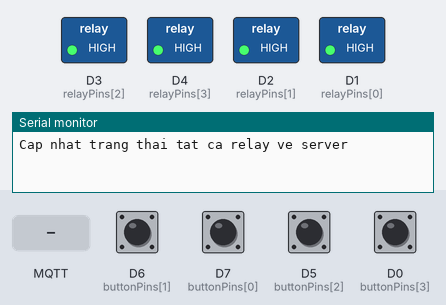
The sketch below on a simulated ESP8266 (NodeMCU). Shown: switched loads named in the sketch (green lamp = pin HIGH), the last lines printed to the serial monitor. The test bench sets the inputs (shaded band); at power-on: D0 (buttonPins[3]), D5 (buttonPins[2]), D6 (buttonPins[1]), D7 (buttonPins[0]) LOW. WiFi joins after 1.5 s; servers stay silent unless stated; no MQTT or app messages arrive unless stated.

Above: at 3.7 s.
3.8 s: D6 (buttonPins[1]) pulled HIGH for 0.15 s
At 4.1 s:
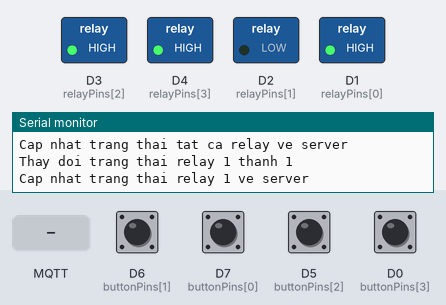
5.4 s: MQTT message "1" arrives on the first subscribed topic
At 6.5 s:
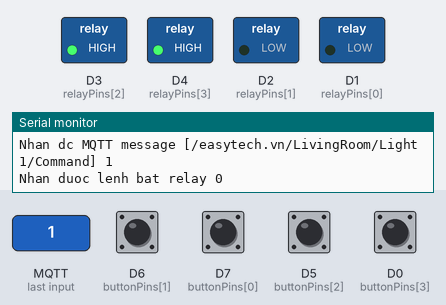
6.9 s: D5 (buttonPins[2]) pulled HIGH for 0.15 s
At 7.6 s:
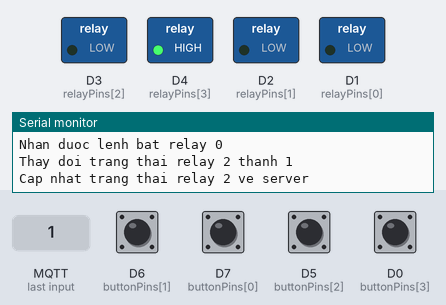
8.5 s: D7 (buttonPins[0]) pulled HIGH for 0.15 s
At 8.8 s:
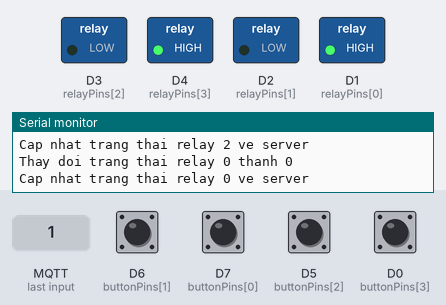
10.1 s: D0 (buttonPins[3]) pulled HIGH for 0.15 s
At 11.3 s:
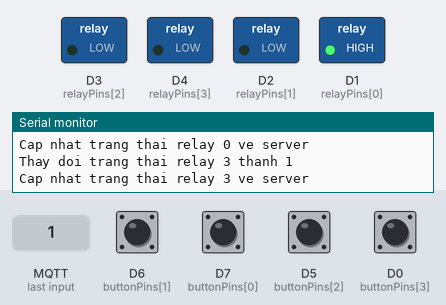
11.7 s: MQTT message "0" arrives on the second subscribed topic
At 12.5 s:
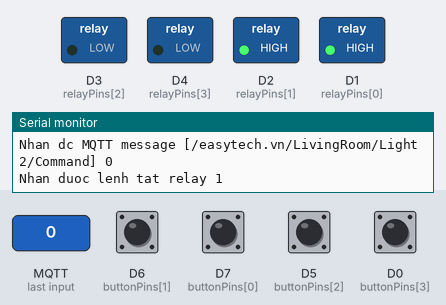
Timing chart, 0 to 14.2 s (numbered marks = the images above; inputs shaded):
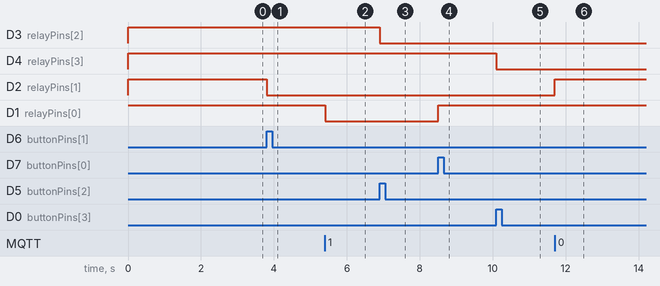

The sketch:

rocky_sample_code.ino
```cpp
#include <ESP8266WiFi.h>
#include <WiFiClient.h>
#include <ESP8266mDNS.h>
#include <WiFiUdp.h>
#include <ArduinoOTA.h>
#include <IPAddress.h>
#include <PubSubClient.h>

// Khai báo các chân nối với nút cảm ứng và relay
const byte buttonPins[4] = {D7, D6, D5, D0};
const byte relayPins[4]  = {D1, D2, D3, D4};

const char* WIFI_SSID = "Sandiego";
const char* WIFI_PWD = "0988807067";

// Cấu hình cho giao thức MQTT
const char* clientId = "RockySwitch1";
const char* mqttServer = "192.168.1.110";
const int mqttPort = 1883;
// Username và password để kết nối đến MQTT server nếu server có
// bật chế độ xác thực trên MQTT server
// Nếu không dùng thì cứ để vậy
const char* mqttUsername = "<MQTT_BROKER_USERNAME>";
const char* mqttPassword = "<MQTT_BROKER_PASSWORD>";

// MQTT topic để cập nhật trạng thái công tắc về server
const char* relayStatusTopics[] = {
  "/easytech.vn/LivingRoom/Light1/Status",
  "/easytech.vn/LivingRoom/Light2/Status",
  "/easytech.vn/LivingRoom/Light3/Status",
  "/easytech.vn/LivingRoom/Light4/Status",
};

// MQTT topic để nhận lệnh điều khiển bật tắt công tắc từ server
const char* relayCmdTopics[] = {
  "/easytech.vn/LivingRoom/Light1/Command",
  "/easytech.vn/LivingRoom/Light2/Command",
  "/easytech.vn/LivingRoom/Light3/Command",
  "/easytech.vn/LivingRoom/Light4/Command"
};

WiFiClient espClient;
PubSubClient client(espClient);

// Lưu trạng thái hiện tại của relay
byte relayStatus[4] = {0, 0, 0, 0};

void setup() {
  Serial.begin(115200);

  // Thiết lập chế độ hoạt động của các chân nối với relay và công tắc cảm ứng
  for(int i=0; i<sizeof(relayPins); i++)
  {
    pinMode(relayPins[i], OUTPUT);
    pinMode(buttonPins[i], INPUT);
    digitalWrite(relayPins[i], HIGH); //tắt các relay khi bắt đầu
  }

  connectWifi();
}

void loop() {

  // Kiểm tra xem có message từ MQTT server
  if (client.connected()) {
    client.loop();
  }

  // Đọc trạng thái các nút nhấn và xử lý
  boolean buttonPressed = false;
  for (byte i=0; i<sizeof(buttonPins); i++)
  {
    byte reading;

    reading = digitalRead(buttonPins[i]);

    // Nếu phát hiện nút nào được nhấn thì đảo trạng thái relay về
    // cập nhật trạng thái về server
    if( reading == HIGH)
    {
      // Đảo chiều trạng thái, nếu relay đang bật (LOW, 0) thì thành tắt (HIGH, 1)
      relayStatus[i] = 1 - relayStatus[i];
      digitalWrite(relayPins[i], 1 - relayStatus[i]);
      Serial.print("Thay doi trang thai relay "); Serial.print(i); Serial.print(" thanh "); Serial.println(relayStatus[i]);
      sendSingleStatusUpdate(i);
      delay(500);
    }
  }
}

void connectWifi() {
  Serial.print("Dang ket noi wifi "); Serial.print(WIFI_SSID);

  WiFi.begin(WIFI_SSID, WIFI_PWD);

  while (WiFi.status() != WL_CONNECTED) {
    delay(300);
    Serial.print(".");
  }
  Serial.println("thanh cong.");
  Serial.print("IP address: ");
  Serial.println(WiFi.localIP());

  Serial.print("Ket noi toi MQTT server...");

  client.setServer(mqttServer, mqttPort);
  client.setCallback(onMessageReceived);

  if (client.connect(clientId, mqttUsername, mqttPassword)) {
    Serial.println("thanh cong");

    for(int i=0; i<sizeof(relayPins); i++) {
      Serial.print("Dang ky nhan lenh dieu khien tu server thong qua topic: "); Serial.print(relayCmdTopics[i]);
      client.subscribe(relayCmdTopics[i]);
      Serial.println("... thanh cong");
      delay(200);
    }

    // Gửi cập nhật trạng thái về server khi ket noi thanh cong
    sendStatusUpdate();

  } else {
    Serial.print("that bai, error code ="); Serial.println(client.state());
  }
}

void onMessageReceived(char* topic, byte* payload, unsigned int length) {
  Serial.print("Nhan dc MQTT message [");
  Serial.print(topic);
  Serial.print("] ");
  for (int i = 0; i < length; i++) {
    Serial.print((char)payload[i]);
  }
  Serial.println();

  for(int i=0; i<sizeof(relayPins); i++) {
    if (strcmp(topic, relayCmdTopics[i]) == 0) {
      if ((char)payload[0] == '1') {
        Serial.print("Nhan duoc lenh bat relay "); Serial.println(i);
        digitalWrite(relayPins[i], LOW);
        relayStatus[i] = HIGH;
      } else if ((char)payload[0] == '0') {
        Serial.print("Nhan duoc lenh tat relay "); Serial.println(i);
        digitalWrite(relayPins[i], HIGH);
        relayStatus[i] = LOW;
      } else {
        Serial.print("Lenh nhan duoc khong hop le: "); Serial.println(payload[0]);
      }
      break;
    }
  }
}

/*
 *   Cập nhật trạng thái của tất cả relay về server
*/

void sendStatusUpdate()
{
  Serial.println("Cap nhat trang thai tat ca relay ve server");
  for(int i=0; i<sizeof(relayStatus); i++) {
    char status [4];
    sprintf (status, "%d", relayStatus[i]);
    client.publish(relayStatusTopics[i], status);
    delay(50);
  }
}


/*
 *   Cập nhật trạng thái của 1 relay về server
*/

void sendSingleStatusUpdate(int relayNo)
{
  Serial.print("Cap nhat trang thai relay "); Serial.print(relayNo); Serial.println(" ve server");
  char status [4];
  sprintf (status, "%d", relayStatus[relayNo]);
  client.publish(relayStatusTopics[relayNo], status);
}
```

Measured:
- after the input at 3.8 s, D2 (relayPins[1]): HIGH → LOW at once
- after the input at 5.4 s, D1 (relayPins[0]): HIGH → LOW at once
- after the input at 6.9 s, D3 (relayPins[2]): HIGH → LOW at once
- after the input at 8.5 s, D1 (relayPins[0]): LOW → HIGH at once
- after the input at 10.1 s, D4 (relayPins[3]): HIGH → LOW at once
- after the input at 11.7 s, D2 (relayPins[1]): LOW → HIGH at once
